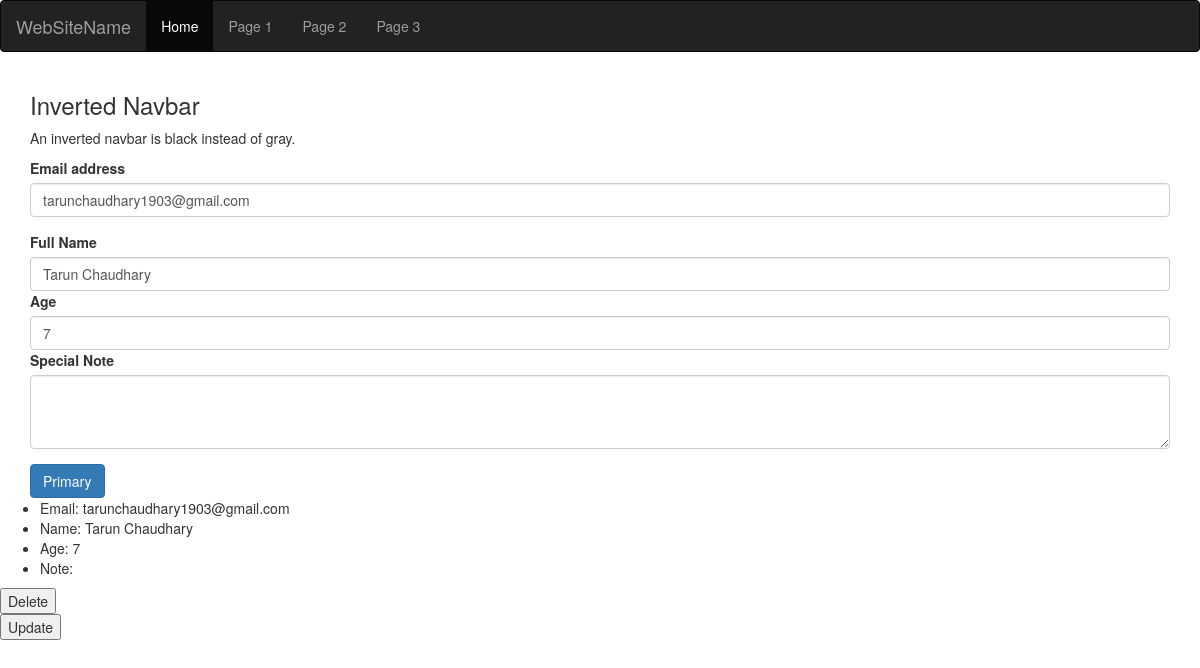
Screenshot of /practice/collection/3/ with the database file from the repository.
### practice/models.py (models this page shows, shortened)
class Human(models.Model):
    id = models.AutoField(primary_key=True)
    email = models.CharField(max_length=500)
    full_name = models.CharField(max_length=300)
    age = models.IntegerField(default=0)
    special_note = models.CharField(max_length=5000)

### practice/views.py (the view)
# urls.py: path('collection/<int:id>/', views.collection_detail, name='collection'),
def collection_detail(request, id):
    human_all = Human.objects.get(id=id)
    context = {'human_all': human_all}
    return render(request, 'detail.html', context)

### practice/templates/detail.html (shortened to what this page needs)
{% extends 'base.html' %}
{% block body  %}
<div class="container">
  <h3>Inverted Navbar</h3>
  <p>An inverted navbar is black instead of gray.</p>
    <form action="/practice/details/" method="post">{% csrf_token %}
  <div class="form-group">
    <label for="email">Email address</label>
    <input type="email" class="form-control" id="email" placeholder="name@example.com" name="email" value="{{ human_all.email }}">
  </div>
      <div class="col">
    <label for="name">Full Name</label>
    <input type="name" class="form-control" id="name" placeholder="name@example.com" name="name" value="{{ human_all.full_name }}">
  </div>
  <div class="col">
    <label for="age">Age</label>
    <input type="age" class="form-control" id="age" placeholder="name@example.com" name="age" value="{{ human_all.age }}">
  </div>
  <div class="form-group">
    <label for="note">Special Note</label>
    <textarea class="form-control" id="note" rows="3" name="note" value="{{ human_all.special_note }}"></textarea>
  </div>
        <button type="submit" class="btn btn-primary">Primary</button>
</form>
</div>
<ul>
    <li> Email: {{human_all.email }}</li>
    <li>Name: {{ human_all.full_name }}</li>
    <li>Age: {{ human_all.age }}</li>
    <li>Note:{{  human_all.special_note }}</li>
</ul>
<form action="{% url 'delete' human_all.id %}" method="post" style="display: inline">
     <button type="submit">Delete</button>
</form>
<form action="#" method="post">{% csrf_token %}
    <button type="submit">Update</button>
</form>
{% endblock %}

### rows the page displays
Human: email "tarunchaudhary1903@gmail.com", name "Tarun Chaudhary", age "7", full_name "Tarun Chaudhary"
